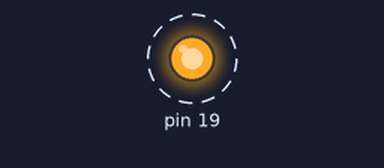
Bench run of a program on a simulated Raspberry Pi (header pin numbers). On the bench: output pins drawn as LEDs (lit = HIGH). Dashed ring = blinking. What the program prints to the terminal is not drawn. At 6.0 s the program stops and its outputs stay as they are.

Above: at 0.15 s.
Timing chart, 0 to 3.0 s (numbered marks = the images above):
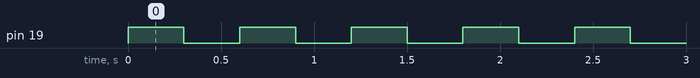

The program:

RaspberryPI_LED_code.py
```python
import RPi.GPIO as GPIO
import time

GPIO.setmode(GPIO.BOARD)       # Use physical pin numbering
GPIO.setup(19, GPIO.OUT)       # Set pin 19 (GPIO10) as output

print("Blinking LED 10 times...")

for i in range(10):            # Blink 10 times
    GPIO.output(19, GPIO.HIGH)
    time.sleep(0.3)
    GPIO.output(19, GPIO.LOW)
    time.sleep(0.3)

print("Done.")
GPIO.cleanup()                 # Clean up GPIO pin state
```

Measured:
- by itself, pin 19: alternates HIGH for 0.30 s and LOW for 0.30 s, 20 changes in all, then stays LOW
